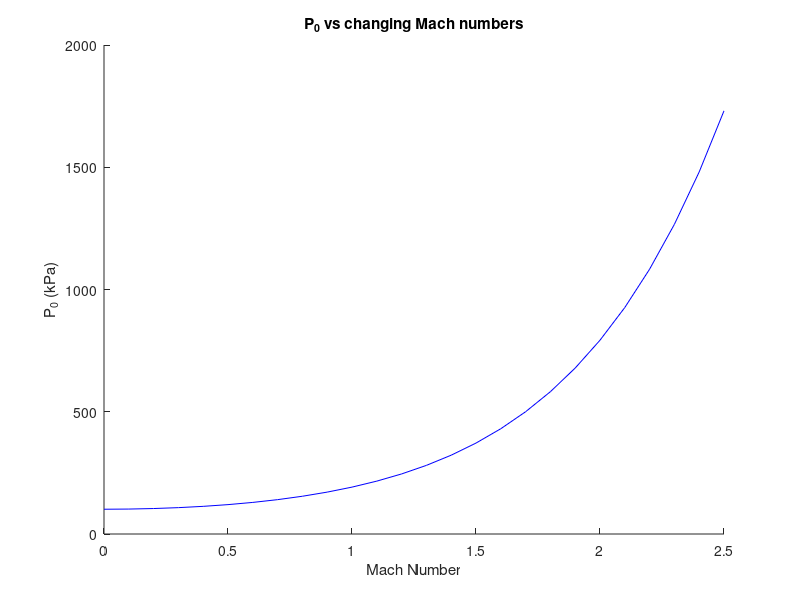

Recreate this plot in MATLAB. (Note: this script raises an error after producing the figure.)
% Stagnation Pressure Calculator
% Ian Gomez

clear; clc; close all;

Ma = 0:0.1:2.5;
Patm = 101300; % Pa
k = 1.4; % specific heat ratio
P0 = Patm * (1 + (k - 1)/2 * Ma.^2).^(k./(k-1));
P0 = P0./1e3; % kPa

figure(1)
hold on
set(gcf,'color','w');
plot(Ma,P0,'b')
title('P_0 vs changing Mach numbers')
xlabel('Mach Number'); ylabel('P_0 (kPa)')
plotfixer